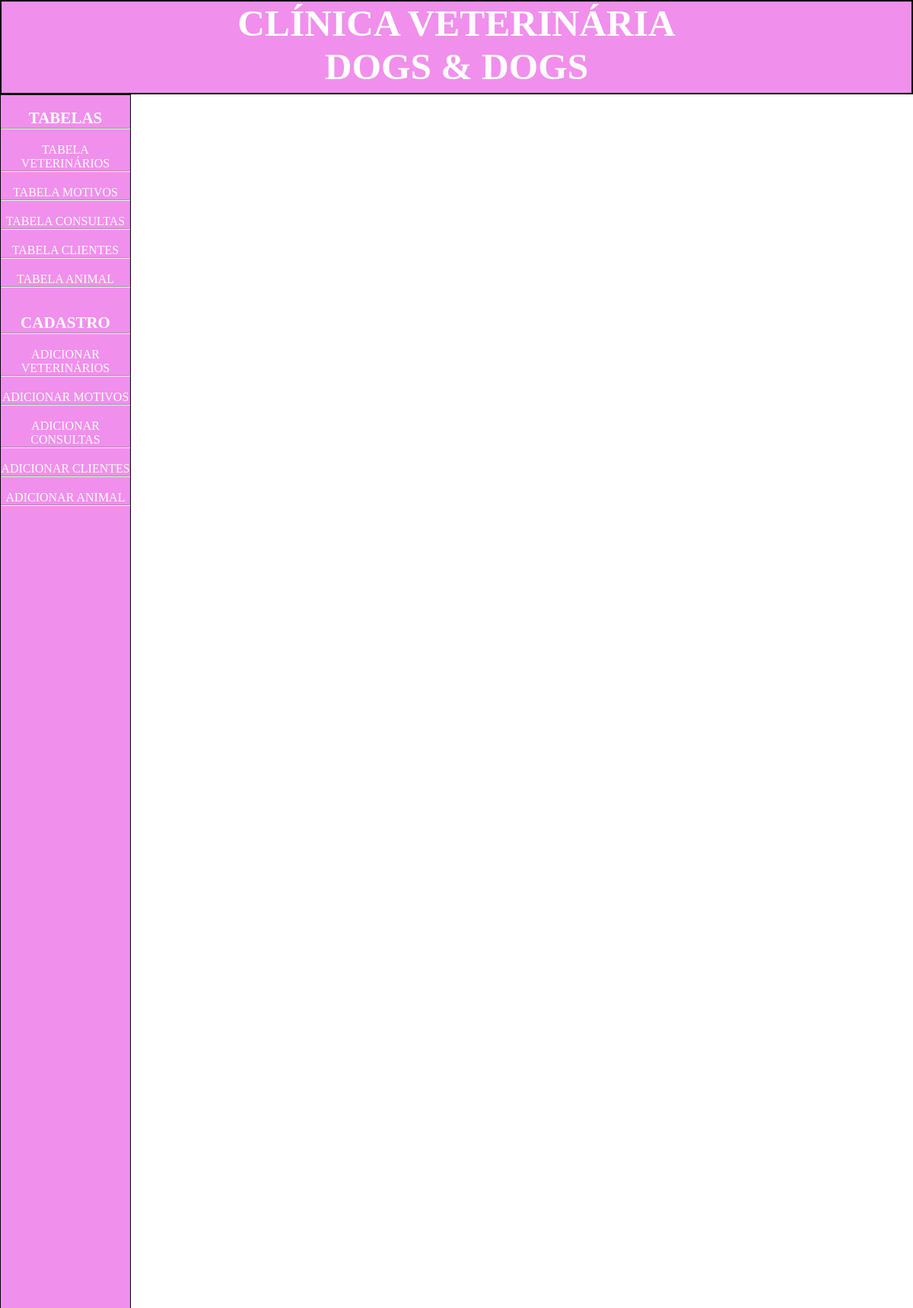
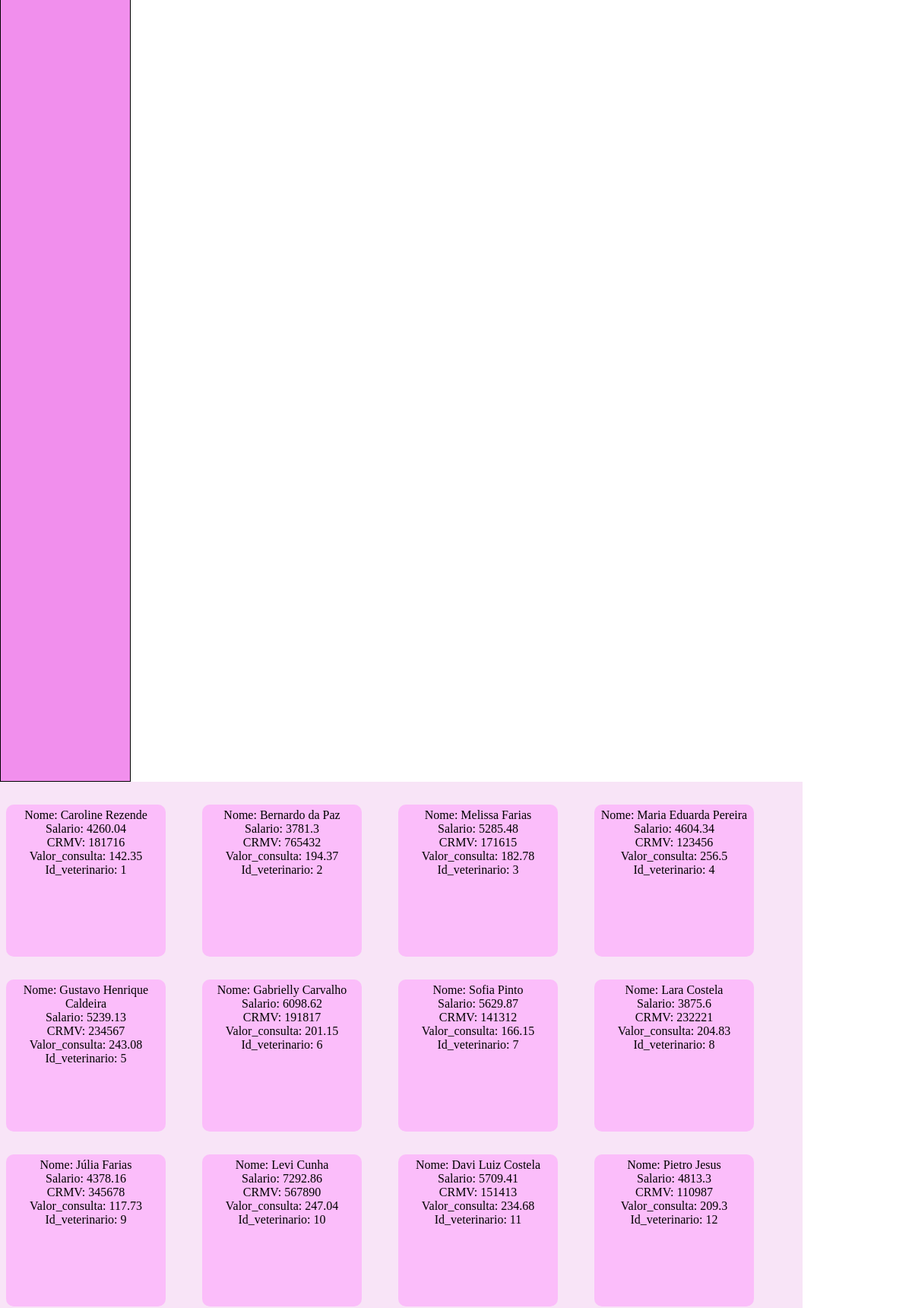
The page /veterinarios (upper part) on the database its author committed (2 pictures, top to bottom).
### models.py (models this page shows, shortened)
class Veterinario(Base):
    __tablename__ = 'TAB_VETERINARIO'
    id_vet2 = Column(Integer, primary_key=True)
    salario2 = Column(Float, nullable=False, index=True)
    nomeVet = Column(String(40), nullable=False)
    crmv = Column(Integer, nullable=False, index=True, unique=True)
    v_consulta2 = Column(Float, nullable=False, index=True)
    def serialize_veterinario(self):
        dados_vet = {
            "id_vet": self.id_vet2,
            "salario_vet": self.salario2,
            "nome_vet": self.nomeVet,
            "crmv_vet": self.crmv,
            "consulta_vet": self.v_consulta2,
        }
        return dados_vet

### app.py (the view)
@app.route('/veterinarios', methods=['GET', 'POST'])
def veterinarios():
    sql_veterinarios = select(Veterinario)
    resultado_veterinarios = db_session.execute(sql_veterinarios).scalars()
    lista_veterinarios = []
    for n in resultado_veterinarios:
        lista_veterinarios.append(n.serialize_veterinario())
        print(lista_veterinarios[-1])
    return render_template("lista_veterinarios.html",
                           lista_veterinarios=lista_veterinarios)

### templates/lista_veterinarios.html
{% extends 'base.html' %}
{% block conteudo%}
    {% for item in lista_veterinarios %}
        <div class="card_itens">
        Nome: {{item.nome_vet}}<br>
        Salario: {{item.salario_vet}}<br>
        CRMV: {{item.crmv_vet}}<br>
        Valor_consulta: {{item.consulta_vet}}<br>
        Id_veterinario: {{item.id_vet}}<br>
            </div>
    {% endfor%}
{% endblock conteudo%}

### templates/base.html (shortened to what this page needs)
<!DOCTYPE html>
<html lang="pt-BR">
<head>
    <link rel="stylesheet" href="/static/template.css">
</head>
<body>
<div class="container">
   <header>
        <h2>CLÍNICA VETERINÁRIA <br> DOGS & DOGS</h2>
   </header>
   <nav>
      <ul>
          <br>
          <div class="palavras">
          <h2>TABELAS</h2>
            </div>
          <hr>
          <li><a class="tabelas" href="{{ url_for('veterinarios') }}"><br>TABELA VETERINÁRIOS</a></li>
          <hr>
          <li><a class="tabelas" href="{{ url_for('motivos') }}"><br>TABELA MOTIVOS</a></li>
          <hr>
          <li><a class="tabelas" href="{{ url_for('consultas') }}"><br>TABELA CONSULTAS</a></li>
          <hr>
          <li><a class="tabelas" href="{{ url_for('clientes') }}"><br>TABELA CLIENTES</a></li>
          <hr>
          <li><a class="tabelas" href="{{ url_for('animais') }}"><br>TABELA ANIMAL</a></li>
          <hr>
          <br>
          <div class="palavras">
          <br>
          <h2>CADASTRO</h2>
              </div>
          <hr>
          <li><a class="tabelas" href="{{ url_for('criar_veterinario') }}"><br>ADICIONAR VETERINÁRIOS</a></li>
          <hr>
          <li><a class="tabelas" href="{{ url_for('criar_motivo') }}"><br>ADICIONAR MOTIVOS</a></li>
          <hr>
          <li><a class="tabelas" href="{{ url_for('criar_consulta') }}"><br>ADICIONAR CONSULTAS</a></li>
          <hr>
          <li><a class="tabelas" href="{{ url_for('criar_clientes') }}"><br>ADICIONAR CLIENTES</a></li>
          <hr>
          <li><a class="tabelas" href="{{ url_for('criar_animal') }}"><br>ADICIONAR ANIMAL</a></li>
          <hr>
          <br>
      </ul>
   </nav>
<main>
    {% block conteudo%}
    {% endblock%}
</main>
</div>
</body>
</html>

### static/template.css (style rules this page uses)
* { margin: 0; padding: 0; }
.container { display:block; width: 100vw; height: 100vh; vertical-align: top; }
div li { display:block; }
header { text-align: center; color: white; background-color: #f18fed; display: block; height: 120px; font-size: 33px; border: 2px solid black; }
nav { text-align: center; background-color: #f18fed; display: inline-block; height: 2621px; width: 170px; font-size: 16px; border: 1px solid black; vertical-align: top; }
main { width: 88vw; display: inline-block; background-color: #f8e4f7; height: 2621px; }
.tabelas { text-decoration: none; color: white; }
.card_itens { background-color: #fbbdfa; text-align: center; display: inline-block; height: 190px; width: 200px; border-radius: 10px; margin-top: 30px; margin-right: 40px; font-size: 16px; float: left; margin-left: 8px; padding: 5px; }
.palavras { text-decoration: none; color: white; font-size: 14px; }

### rows shown on the page
Veterinario: nome_vet "Caroline Rezende", salario_vet "4260.04", crmv_vet "181716", consulta_vet "142.35", id_vet "1"
Veterinario: nome_vet "Bernardo da Paz", salario_vet "3781.3", crmv_vet "765432", consulta_vet "194.37", id_vet "2"
Veterinario: nome_vet "Melissa Farias", salario_vet "5285.48", crmv_vet "171615", consulta_vet "182.78", id_vet "3"
Veterinario: nome_vet "Maria Eduarda Pereira", salario_vet "4604.34", crmv_vet "123456", consulta_vet "256.5", id_vet "4"
Veterinario: nome_vet "Gustavo Henrique Caldeira", salario_vet "5239.13", crmv_vet "234567", consulta_vet "243.08", id_vet "5"
Veterinario: nome_vet "Gabrielly Carvalho", salario_vet "6098.62", crmv_vet "191817", consulta_vet "201.15", id_vet "6"
Veterinario: nome_vet "Sofia Pinto", salario_vet "5629.87", crmv_vet "141312", consulta_vet "166.15", id_vet "7"
Veterinario: nome_vet "Lara Costela", salario_vet "3875.6", crmv_vet "232221", consulta_vet "204.83", id_vet "8"
Veterinario: nome_vet "Júlia Farias", salario_vet "4378.16", crmv_vet "345678", consulta_vet "117.73", id_vet "9"
Veterinario: nome_vet "Levi Cunha", salario_vet "7292.86", crmv_vet "567890", consulta_vet "247.04", id_vet "10"
Veterinario: nome_vet "Davi Luiz Costela", salario_vet "5709.41", crmv_vet "151413", consulta_vet "234.68", id_vet "11"
Veterinario: nome_vet "Pietro Jesus", salario_vet "4813.3", crmv_vet "110987", consulta_vet "209.3", id_vet "12"
